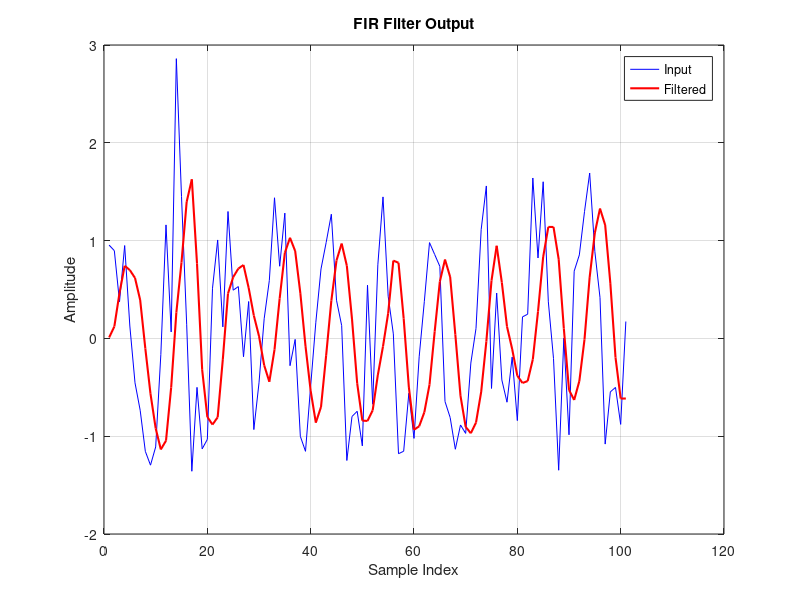

Here is the MATLAB script that generated this plot:
clc; clear; close all;

n = 0:100;
x = sin(2*pi*0.1*n) + 0.5*randn(size(n));

h = fir1(5, 0.3);
y = filter(h,1,x);

figure;
plot(x, 'b'); hold on;
plot(y, 'r', 'LineWidth', 1.5);
legend('Input','Filtered');
title('FIR Filter Output');
xlabel('Sample Index');
ylabel('Amplitude');
grid on;
